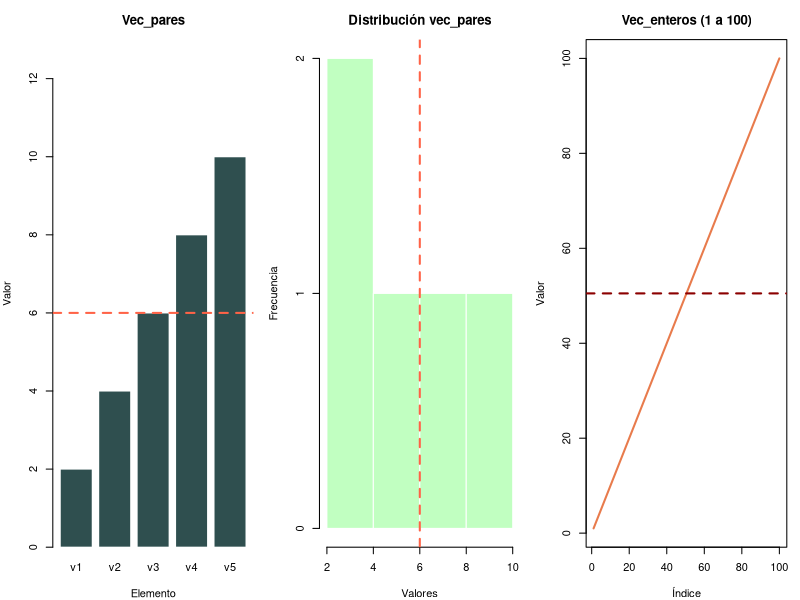
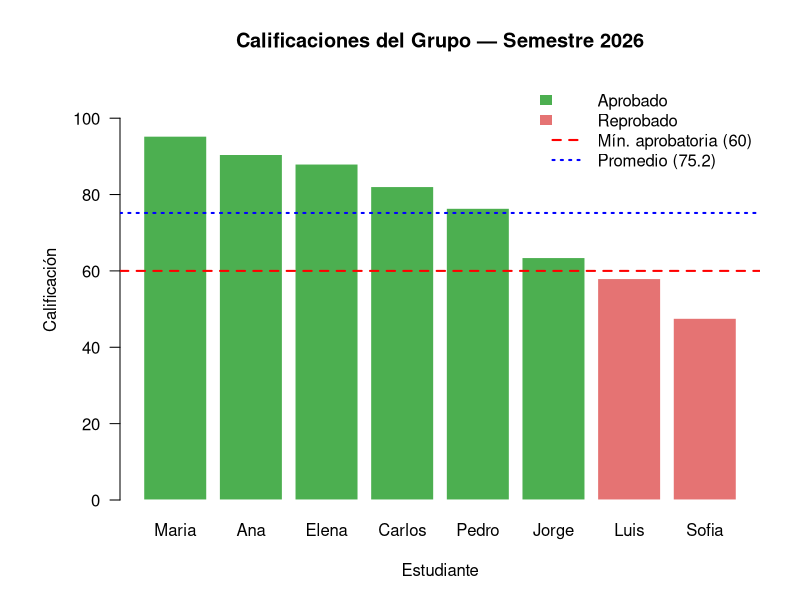

Write R code to recreate these figures, in order.
## ---- chunk 1
knitr::opts_chunk$set(
  echo    = TRUE,
  message = FALSE,
  warning = FALSE,
  comment = "#>"
)
## ---- chunk 2
1 + 1
10 - 3
4 * 5
20 / 4
2 ^ 8      # Potencia: 2 elevado a la 8
17 %% 5    # Módulo: residuo de dividir 17 entre 5
## ---- chunk 3
mi_suma <- 1 + 1
mi_suma            # escribir el nombre lo imprime en consola
print(mi_suma)     # print() hace lo mismo de forma explícita
## ---- chunk 4
estatura <- 1.64   # metros
peso     <- 67     # kilogramos
imc      <- peso / (estatura ^ 2)
imc                # Índice de Masa Corporal

class(imc)         # "numeric"
str(imc)           # num 22.5
## ---- chunk 5
edad    <- 25L
alumnos <- 30L
semanas <- 16L

class(edad)        # "integer"
str(edad)          # int 25
## ---- chunk 6
x_num <- 5    # R lo guarda como decimal: 5.0
x_int <- 5L   # R lo guarda como entero:  5

class(x_num)      # "numeric"
class(x_int)      # "integer"
is.integer(x_num) # FALSE
is.integer(x_int) # TRUE
## ---- chunk 7
nombre_est <- "Araceli"
ciudad     <- "Ciudad de México"
carrera    <- "Economía"

class(nombre_est)  # "character"
## ---- chunk 8
# paste() une cadenas con un espacio entre cada pieza
presentacion <- paste("Hola, me llamo", nombre_est,
                      "y estudio", carrera, "en", ciudad)
print(presentacion)

# paste0() une sin espacios (útil para nombres de archivos)
archivo <- paste0("reporte_", nombre_est, "_2026.csv")
print(archivo)

# Otras funciones
nchar(presentacion)      # Total de caracteres
toupper(nombre_est)      # MAYÚSCULAS
tolower(ciudad)          # minúsculas
substr(carrera, 1, 3)    # Primeras 3 letras: "Eco"
## ---- chunk 9
aprobado  <- TRUE
reprobado <- FALSE

class(aprobado)    # "logical"
## ---- chunk 10
10 > 5             # ¿10 mayor que 5?       TRUE
10 < 5             # ¿10 menor que 5?       FALSE
10 == 10           # ¿10 igual a 10?        TRUE  (doble ==)
10 != 5            # ¿10 diferente de 5?    TRUE
10 >= 10           # ¿10 mayor o igual a 10?TRUE
10 <= 9            # ¿10 menor o igual a 9? FALSE

calificacion <- 85
calificacion >= 60  # ¿Aprobó?  -> TRUE
calificacion >= 90  # ¿Sacó A?  -> FALSE
## ---- chunk 11
sum(TRUE, TRUE, FALSE, TRUE)                    # 3 "verdaderos"
mean(c(TRUE, FALSE, TRUE, TRUE, FALSE))         # 0.6 = 60% son TRUE
## ---- chunk 12
# Vector de caracteres
palabras <- c("Me", "gusta", "mi", "clase", "de", "R")
str(palabras)       # chr [1:6]
length(palabras)    # 6 elementos

# Vector numérico
calificaciones <- c(78, 85, 92, 67, 90, 88)
mean(calificaciones)  # Promedio: 83.3
max(calificaciones)   # Máximo:   92
min(calificaciones)   # Mínimo:   67
range(calificaciones) # Rango:    67 92
## ---- chunk 13
calificaciones[1]    # Primer elemento:  78
calificaciones[3]    # Tercer elemento:  92
calificaciones[2:4]  # Del segundo al cuarto: 85 92 67
## ---- chunk 14
dias <- 1L:7L
str(dias)    # int [1:7] 1 2 3 4 5 6 7
print(dias)
## ---- chunk 15
nivel_edu <- factor(c("Licenciatura", "Maestria", "Doctorado",
                      "Licenciatura", "Maestria", "Maestria"))
print(nivel_edu)
levels(nivel_edu)   # Categorías disponibles
table(nivel_edu)    # Frecuencia de cada categoría
## ---- chunk 16
satisfaccion <- factor(
  c("Alto", "Medio", "Bajo", "Alto", "Bajo"),
  levels  = c("Bajo", "Medio", "Alto"),
  ordered = TRUE
)
print(satisfaccion)
satisfaccion[1] > satisfaccion[3]   # ¿Alto > Bajo? -> TRUE
## ---- chunk 17
estudiantes <- data.frame(
  nombre       = c("Ana", "Luis", "Maria", "Carlos", "Sofia", "Pedro"),
  edad         = c(22L, 25L, 21L, 23L, 20L, 24L),
  calificacion = c(90.5, 58.0, 95.3, 82.1, 47.6, 76.4),
  carrera      = factor(c("Economia", "Derecho", "Economia",
                          "Derecho", "Economia", "Derecho")),
  aprobado     = c(TRUE, FALSE, TRUE, TRUE, FALSE, TRUE)
)

print(estudiantes)
## ---- chunk 18
str(estudiantes)       # Tipo de cada columna
nrow(estudiantes)      # Número de filas
ncol(estudiantes)      # Número de columnas
dim(estudiantes)       # Dimensiones: 6 x 5
summary(estudiantes)   # Resumen estadístico
## ---- chunk 19
estudiantes$nombre
estudiantes$calificacion

mean(estudiantes$calificacion)  # Promedio general
max(estudiantes$calificacion)   # Calificación más alta
## ---- chunk 20
# Solo estudiantes aprobados
estudiantes[estudiantes$aprobado == TRUE, ]

# Solo estudiantes de Economía
estudiantes[estudiantes$carrera == "Economia", ]
## ---- chunk 21
estudiantes$beca <- estudiantes$calificacion >= 85
print(estudiantes)
## ---- chunk 22
for (i in 1:5) {
  cat("Vuelta número:", i, "\n")
}
## ---- chunk 23
personas <- c("Ana", "Luis", "Maria", "Pedro", "Sandra")

for (persona in personas) {
  cat("Hola,", persona, "! Bienvenid@ a la clase de R.\n")
}
## ---- chunk 24
asignaturas <- c("Estadística", "Programación", "Bases de Datos")
notas       <- c(9.5, 8.0, 9.0)

for (i in 1:length(asignaturas)) {
  cat(asignaturas[i], "->", notas[i], "\n")
}
## ---- chunk 25
for (i in 1:length(asignaturas)) {
  if (notas[i] >= 9) {
    cat(asignaturas[i], ": EXCELENTE (", notas[i], ")\n")
  } else {
    cat(asignaturas[i], ": BUENO     (", notas[i], ")\n")
  }
}
## ---- chunk 26
# --- TU CÓDIGO AQUÍ ---


## ---- chunk 27
frase_base     <- "Me gusta correr"   # character
km_mes         <- 100L                # integer
horas_dia      <- 1.5                 # numeric
horas_dos_dias <- horas_dia + horas_dia  # numeric: 1.5 + 1.5 = 3

oracion <- paste0(
  frase_base, " ", km_mes,
  " km al mes; en promedio corro ", horas_dia,
  " horas al dia, es decir, ", horas_dos_dias,
  " horas cada 2 dias."
)

print(oracion)

cat("\nTipos de los objetos:\n")
cat("frase_base    :", class(frase_base),     "\n")
cat("km_mes        :", class(km_mes),         "\n")
cat("horas_dia     :", class(horas_dia),      "\n")
cat("horas_dos_dias:", class(horas_dos_dias), "\n")
cat("oracion       :", class(oracion),        "\n")
## ---- chunk 28
# --- TU CÓDIGO AQUÍ ---


## ---- chunk 29
vec_pares   <- c(2, 4, 6, 8, 10)   # números pares del 1 al 10
vec_enteros <- 1:100                # enteros del 1 al 100

media_pares   <- mean(vec_pares)
suma_pares    <- sum(vec_pares)
media_enteros <- mean(vec_enteros)
suma_enteros  <- sum(vec_enteros)

cat("vec_pares   -> Media:", media_pares,   "| Suma:", suma_pares,   "\n")
cat("vec_enteros -> Media:", media_enteros, "| Suma:", suma_enteros, "\n")

resultado1 <- suma_pares   * media_pares      # Suma × Media de vec_pares
resultado2 <- suma_enteros - media_enteros    # Suma − Media de vec_enteros
resultado3 <- suma_enteros / suma_pares       # Suma enteros / Suma pares

cat("\nOperaciones:\n")
cat("suma_pares × media_pares      :", resultado1, "\n")
cat("suma_enteros − media_enteros  :", resultado2, "\n")
cat("suma_enteros / suma_pares     :", resultado3, "\n")
## ---- chunk 30
vec_pares   <- c(2, 4, 6, 8, 10)
vec_enteros <- 1:100
media_pares   <- mean(vec_pares)
media_enteros <- mean(vec_enteros)

par(mfrow = c(1, 3), mar = c(4, 4, 3, 1))

# Barras de vec_pares
barplot(vec_pares,
        names.arg = paste0("v", 1:5),
        col = "darkslategray", border = "white",
        main = "Vec_pares",
        xlab = "Elemento", ylab = "Valor", ylim = c(0, 13))
abline(h = media_pares, col = "tomato", lwd = 2, lty = 2)

# Histograma de vec_pares
hist(vec_pares, col = "#C1FFC1", border = "white",
     main = "Distribución vec_pares",
     xlab = "Valores", ylab = "Frecuencia", breaks = 5)
abline(v = media_pares, col = "tomato", lwd = 2, lty = 2)

# Línea de vec_enteros
plot(vec_enteros, type = "l", col = "#E87B4C", lwd = 2,
     main = "Vec_enteros (1 a 100)",
     xlab = "Índice", ylab = "Valor")
abline(h = media_enteros, col = "darkred", lwd = 2, lty = 2)

par(mfrow = c(1, 1))
## ---- chunk 31
nombres_est <- c("Ana", "Juan", "Maria", "Pedro", "Sofia")
califs      <- c(85, 45, 92, 58, 76)
## ---- chunk 32
# --- TU CÓDIGO AQUÍ ---


## ---- chunk 33
for (i in 1:length(nombres_est)) {
  if (califs[i] >= 60) {
    cat(nombres_est[i], "obtuvo", califs[i], "-> APROBADO\n")
  } else {
    cat(nombres_est[i], "obtuvo", califs[i], "-> REPROBADO\n")
  }
}
## ---- chunk 34
grupo <- data.frame(
  nombre       = c("Ana", "Luis", "Maria", "Carlos",
                   "Sofia", "Pedro", "Elena", "Jorge"),
  edad         = c(22L, 25L, 21L, 23L, 20L, 24L, 22L, 21L),
  calificacion = c(90.5, 58.0, 95.3, 82.1, 47.6, 76.4, 88.0, 63.5),
  carrera      = factor(c("Economia", "Derecho", "Economia", "Derecho",
                          "Economia", "Derecho", "Economia", "Derecho")),
  semestre     = c(4L, 6L, 2L, 8L, 2L, 4L, 6L, 8L)
)

print(grupo)
## ---- chunk 35
promedio_grupo <- mean(grupo$calificacion)
mejor_nota     <- max(grupo$calificacion)
peor_nota      <- min(grupo$calificacion)
num_aprobados  <- sum(grupo$calificacion >= 60)
num_reprobados <- sum(grupo$calificacion <  60)

cat("Promedio del grupo  :", round(promedio_grupo, 2), "\n")
cat("Calificación más alta:", mejor_nota, "\n")
cat("Calificación más baja:", peor_nota,  "\n")
cat("Aprobados  :", num_aprobados,  "de", nrow(grupo), "\n")
cat("Reprobados :", num_reprobados, "de", nrow(grupo), "\n")
## ---- chunk 36
cat("====== Reporte individual ======\n")

for (i in 1:nrow(grupo)) {

  nom <- grupo$nombre[i]
  cal <- grupo$calificacion[i]
  car <- as.character(grupo$carrera[i])
  sem <- grupo$semestre[i]

  estado  <- if (cal >= 60) "APROBADO" else "REPROBADO"
  mencion <- if (cal >= 90) "** Mención Honorífica **" else ""

  cat(nom, "|", car, "| Semestre", sem,
      "| Calificación:", cal, "|", estado, mencion, "\n")
}
## ---- chunk 37
orden   <- order(grupo$calificacion, decreasing = TRUE)
cal_ord <- grupo$calificacion[orden]
nom_ord <- grupo$nombre[orden]
colores <- ifelse(cal_ord >= 60, "#4CAF50", "#E57373")

par(mar = c(5, 6, 4, 2))

barplot(
  cal_ord,
  names.arg = nom_ord,
  col       = colores,
  border    = "white",
  main      = "Calificaciones del Grupo — Semestre 2026",
  xlab      = "Estudiante",
  ylab      = "Calificación",
  ylim      = c(0, 110),
  las       = 1
)

abline(h = 60,             col = "red",  lwd = 2, lty = 2)
abline(h = promedio_grupo, col = "blue", lwd = 2, lty = 3)

legend(
  "topright",
  legend = c("Aprobado", "Reprobado",
             "Mín. aprobatoria (60)",
             paste0("Promedio (", round(promedio_grupo, 1), ")")),
  fill   = c("#4CAF50", "#E57373", NA, NA),
  lty    = c(NA, NA, 2, 3),
  col    = c(NA, NA, "red", "blue"),
  lwd    = c(NA, NA, 2, 2),
  border = NA,
  bty    = "n"
)
